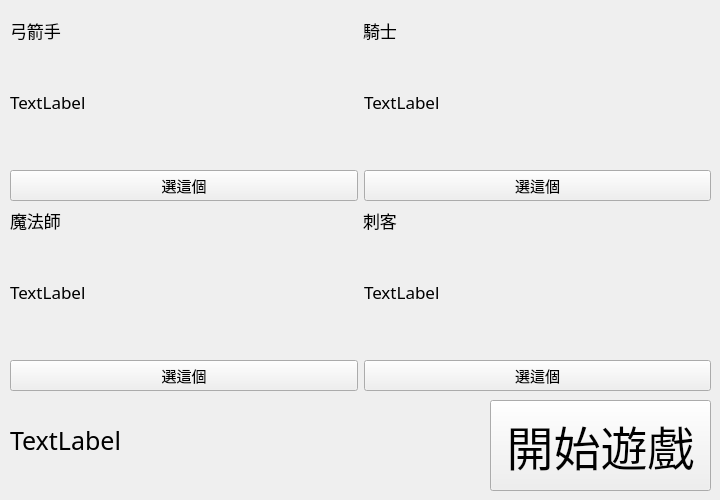
<?xml version="1.0" encoding="UTF-8"?>
<ui version="4.0">
 <class>Form</class>
 <widget class="QWidget" name="Form">
  <property name="geometry">
   <rect>
    <x>0</x>
    <y>0</y>
    <width>720</width>
    <height>500</height>
   </rect>
  </property>
  <property name="minimumSize">
   <size>
    <width>720</width>
    <height>500</height>
   </size>
  </property>
  <property name="maximumSize">
   <size>
    <width>720</width>
    <height>500</height>
   </size>
  </property>
  <property name="font">
   <font>
    <family>Unifont</family>
    <pointsize>13</pointsize>
   </font>
  </property>
  <property name="windowTitle">
   <string>選擇角色</string>
  </property>
  <widget class="QWidget" name="gridLayoutWidget">
   <property name="geometry">
    <rect>
     <x>10</x>
     <y>40</y>
     <width>701</width>
     <height>161</height>
    </rect>
   </property>
   <layout class="QGridLayout" name="gridLayout">
    <item row="1" column="0">
     <widget class="QLabel" name="c1">
      <property name="text">
       <string>TextLabel</string>
      </property>
     </widget>
    </item>
    <item row="1" column="1">
     <widget class="QLabel" name="c2">
      <property name="text">
       <string>TextLabel</string>
      </property>
     </widget>
    </item>
    <item row="2" column="0">
     <widget class="QPushButton" name="cc1">
      <property name="font">
       <font>
        <pointsize>11</pointsize>
       </font>
      </property>
      <property name="text">
       <string>選這個</string>
      </property>
     </widget>
    </item>
    <item row="2" column="1">
     <widget class="QPushButton" name="cc2">
      <property name="font">
       <font>
        <pointsize>11</pointsize>
       </font>
      </property>
      <property name="text">
       <string>選這個</string>
      </property>
     </widget>
    </item>
   </layout>
  </widget>
  <widget class="QPushButton" name="play">
   <property name="geometry">
    <rect>
     <x>490</x>
     <y>400</y>
     <width>221</width>
     <height>91</height>
    </rect>
   </property>
   <property name="font">
    <font>
     <pointsize>35</pointsize>
    </font>
   </property>
   <property name="text">
    <string>開始遊戲</string>
   </property>
  </widget>
  <widget class="QWidget" name="gridLayoutWidget_2">
   <property name="geometry">
    <rect>
     <x>10</x>
     <y>230</y>
     <width>701</width>
     <height>161</height>
    </rect>
   </property>
   <layout class="QGridLayout" name="gridLayout_2">
    <item row="0" column="0">
     <widget class="QLabel" name="c3">
      <property name="text">
       <string>TextLabel</string>
      </property>
     </widget>
    </item>
    <item row="0" column="1">
     <widget class="QLabel" name="c4">
      <property name="text">
       <string>TextLabel</string>
      </property>
     </widget>
    </item>
    <item row="1" column="0">
     <widget class="QPushButton" name="cc3">
      <property name="font">
       <font>
        <pointsize>11</pointsize>
       </font>
      </property>
      <property name="text">
       <string>選這個</string>
      </property>
     </widget>
    </item>
    <item row="1" column="1">
     <widget class="QPushButton" name="cc4">
      <property name="font">
       <font>
        <pointsize>11</pointsize>
       </font>
      </property>
      <property name="text">
       <string>選這個</string>
      </property>
     </widget>
    </item>
   </layout>
  </widget>
  <widget class="QLabel" name="Archer">
   <property name="geometry">
    <rect>
     <x>10</x>
     <y>20</y>
     <width>347</width>
     <height>20</height>
    </rect>
   </property>
   <property name="font">
    <font>
     <pointsize>13</pointsize>
    </font>
   </property>
   <property name="text">
    <string>弓箭手</string>
   </property>
  </widget>
  <widget class="QLabel" name="Knight">
   <property name="geometry">
    <rect>
     <x>363</x>
     <y>20</y>
     <width>346</width>
     <height>20</height>
    </rect>
   </property>
   <property name="font">
    <font>
     <pointsize>13</pointsize>
    </font>
   </property>
   <property name="text">
    <string>騎士</string>
   </property>
  </widget>
  <widget class="QLabel" name="Magician">
   <property name="geometry">
    <rect>
     <x>10</x>
     <y>210</y>
     <width>347</width>
     <height>20</height>
    </rect>
   </property>
   <property name="font">
    <font>
     <pointsize>13</pointsize>
    </font>
   </property>
   <property name="text">
    <string>魔法師</string>
   </property>
  </widget>
  <widget class="QLabel" name="Assassin">
   <property name="geometry">
    <rect>
     <x>363</x>
     <y>210</y>
     <width>347</width>
     <height>20</height>
    </rect>
   </property>
   <property name="text">
    <string>刺客</string>
   </property>
  </widget>
  <widget class="QLabel" name="now_choose">
   <property name="geometry">
    <rect>
     <x>10</x>
     <y>415</y>
     <width>311</width>
     <height>51</height>
    </rect>
   </property>
   <property name="font">
    <font>
     <pointsize>19</pointsize>
    </font>
   </property>
   <property name="text">
    <string>TextLabel</string>
   </property>
  </widget>
 </widget>
 <resources/>
 <connections/>
</ui>
